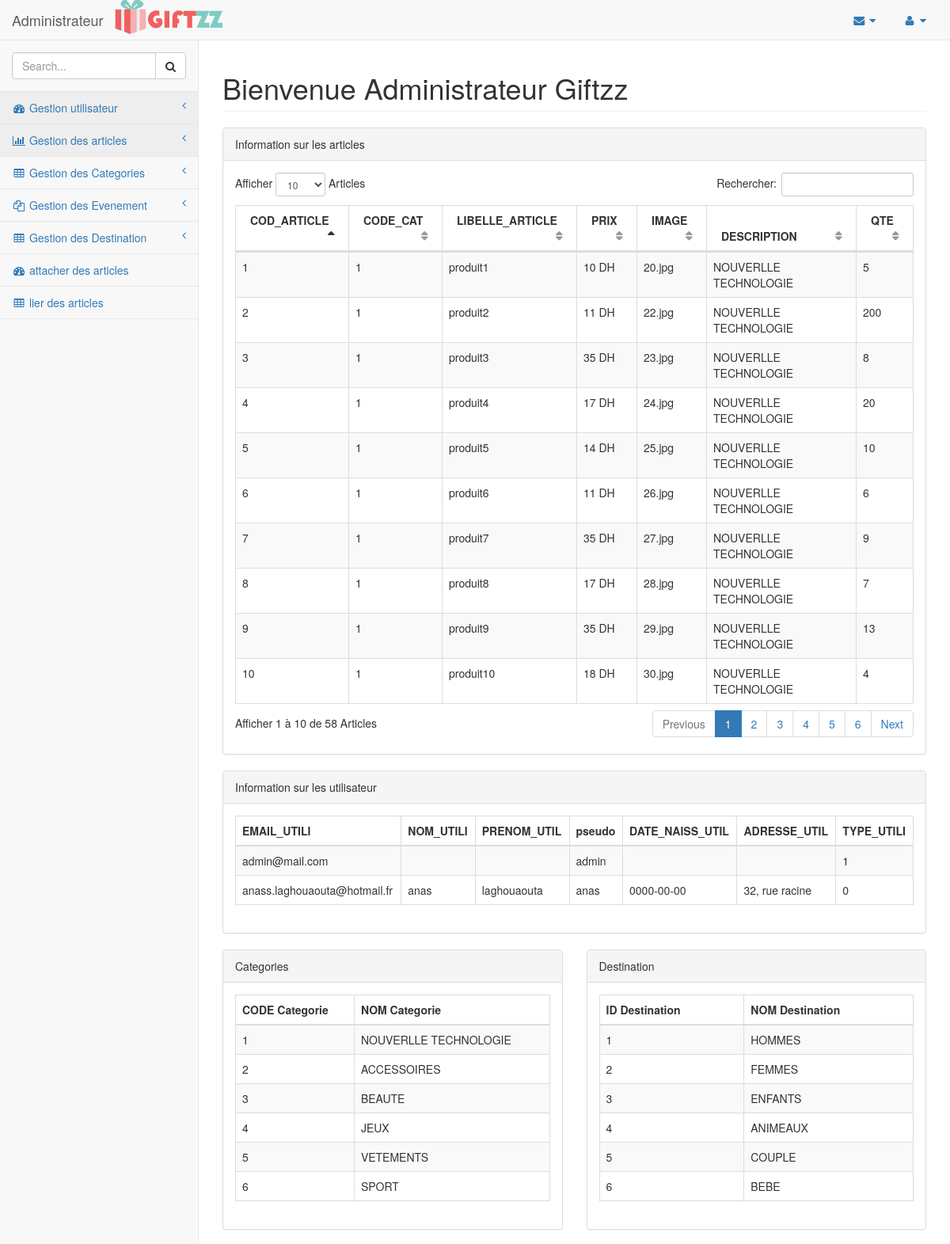
Page /admin/pages/index.php (upper part) on the committed database.
### tables this page shows
CREATE TABLE IF NOT EXISTS `article` (
  `COD_ARTICLE` varchar(50) NOT NULL,
  `CODE_CAT` varchar(50) NOT NULL,
  `LIBELLE_ARTICLE` varchar(50) DEFAULT NULL,
  `AGE_MAX` int(11) DEFAULT NULL,
  `AGE_MIN` int(11) DEFAULT NULL,
  `PRIX` decimal(10,0) DEFAULT NULL,
  `IMAGE` longblob,
  `DESCRIPTION` varchar(50) DEFAULT NULL,
  `QTE` int(11) DEFAULT NULL,
  PRIMARY KEY (`COD_ARTICLE`),
  KEY `CODE_CAT` (`CODE_CAT`),
  KEY `CODE_CAT_2` (`CODE_CAT`)
);

CREATE TABLE IF NOT EXISTS `utilisateur` (
  `EMAIL_UTILI` varchar(50) NOT NULL,
  `NOM_UTILI` varchar(50) DEFAULT NULL,
  `PRENOM_UTIL` varchar(50) DEFAULT NULL,
  `MOT_DE_PASS_UTIL` varchar(100) DEFAULT NULL,
  `CIVILITE_UTIL` varchar(50) DEFAULT NULL,
  `DATE_NAISS_UTIL` date DEFAULT NULL,
  `ADRESSE_UTIL` varchar(50) DEFAULT NULL,
  `CODE_POSTALE_UTIL` varchar(50) DEFAULT NULL,
  `VILLE_UTIL` varchar(50) DEFAULT NULL,
  `TELE_DOMICILE` varchar(50) DEFAULT NULL,
  `TELE_PORTABLE` varchar(50) DEFAULT NULL,
  `TYPE_UTILISATEUR` tinyint(1) DEFAULT NULL,
  `pseudo` varchar(50) NOT NULL,
  `hash` varchar(32) DEFAULT NULL,
  `activation` tinyint(1) NOT NULL,
  PRIMARY KEY (`EMAIL_UTILI`)
);

CREATE TABLE IF NOT EXISTS `categorie` (
  `CODE_CAT` varchar(50) NOT NULL,
  `NOM_CAT` varchar(50) DEFAULT NULL,
  PRIMARY KEY (`CODE_CAT`)
);

CREATE TABLE IF NOT EXISTS `destination` (
  `ID_DES` int(11) NOT NULL,
  `NOM_DES` varchar(50) DEFAULT NULL,
  PRIMARY KEY (`ID_DES`)
);

### admin/pages/index.php (the view, shortened to what this page needs)
<!DOCTYPE html>
<?php
$sql="select * from article ";
$redsql= mysql_query($sql);
?>
<html lang="en">
<head>
	<link href="../bower_components/bootstrap/dist/css/bootstrap.min.css?" rel="stylesheet">
    <link href="../bower_components/metisMenu/dist/metisMenu.min.css" rel="stylesheet">
    <link href="../bower_components/datatables-plugins/integration/bootstrap/3/dataTables.bootstrap.css" rel="stylesheet">
    <link href="../bower_components/datatables-responsive/css/dataTables.responsive.css" rel="stylesheet">
	<link href="../dist/css/sb-admin-2.css" rel="stylesheet">
    <link href="../bower_components/font-awesome/css/font-awesome.min.css" rel="stylesheet" type="text/css">
</head>
<body>
    <div id="wrapper">
        <nav class="navbar navbar-default navbar-static-top" role="navigation" style="margin-bottom: 0">
            <div class="navbar-header">
							<a href="../../index.php"><img src="images/logo.png" alt="" /></a>
							<a class="navbar-brand" href="index.php"> Administrateur</a>
            </div>
			<ul class="nav navbar-top-links navbar-right">
			<li class="dropdown">
                    <a class="dropdown-toggle" data-toggle="dropdown" href="#">
                        <i class="fa fa-envelope fa-fw"></i>  <i class="fa fa-caret-down"></i>
                    </a>
                </li>
                 <li class="dropdown">
                    <a class="dropdown-toggle" data-toggle="dropdown" href="#">
                        <i class="fa fa-user fa-fw"></i>  <i class="fa fa-caret-down"></i>
                    </a>
                </li>
			</ul>
            <div class="navbar-default sidebar" role="navigation">
                <div class="sidebar-nav navbar-collapse">
                    <ul class="nav" id="side-menu">
                        <li class="sidebar-search">
                            <div class="input-group custom-search-form">
                                <input type="text" class="form-control" placeholder="Search...">
                                <span class="input-group-btn">
                                <button class="btn btn-default" type="button">
                                    <i class="fa fa-search"></i>
                                </button>
                            </span>
                            </div>
                        </li>
                        <li>
                            <a href="index.php"><i class="fa fa-dashboard fa-fw"></i> Gestion utilisateur<span class="fa arrow"></span></a>
                        </li>
                        <li>
                            <a href=""><i class="fa fa-bar-chart-o fa-fw"></i> Gestion des articles<span class="fa arrow"></span></a>
                        </li>
                        <li>
                            <a href="tables.html"><i class="fa fa-table fa-fw"></i> Gestion des Categories<span class="fa arrow"></span></a>
                        </li>
						<li>
                            <a href="tables.html"><i class="fa fa-files-o fa-fw"></i> Gestion des Evenement<span class="fa arrow"></span></a>
                        </li>
						<li>
                            <a href="tables.html"><i class="fa fa-table fa-fw"></i> Gestion des Destination<span class="fa arrow"></span></a>
                        </li>
						<li>
                            <a href="attacher.php"><i class="fa fa-dashboard fa-fw"></i> attacher des articles</a>
                        </li>
						<li>
                            <a href="lier.php"><i class="fa fa-table fa-fw"></i> lier des articles</a>
                        </li>
                    </ul>
                </div>
            </div>
    </div>
        <div id="page-wrapper">
            <div class="row">
                <div class="col-lg-12">
                    <h1 class="page-header">Bienvenue Administrateur Giftzz</h1>
                </div>
            </div>
            <div class="row">
                <div class="col-lg-12">
                    <div class="panel panel-default">
                        <div class="panel-heading">
                            Information sur les articles
                        </div>
                        <div class="panel-body">
                            <div class="dataTable_wrapper">
                                <table class="table table-striped table-bordered table-hover" id="dataTables-example">
                                    <thead>
                                        <tr>
                                            <th>COD_ARTICLE</th>
                                            <th>CODE_CAT</th>
                                            <th>LIBELLE_ARTICLE</th>
                                            <th>PRIX</th>
                                            <th>IMAGE</th>
											<th>DESCRIPTION</th>
                                            <th>QTE</th>
                                        </tr>
                                    </thead>
                                    <tbody>
                                        <?php while($lire=mysql_fetch_assoc($redsql)){?>
                                        <tr class="gradeA">
                                            <td><?php echo $lire['COD_ARTICLE'];?></td>
                                            <td><?php echo $lire['CODE_CAT'];?></td>
                                            <td><?php echo $lire['LIBELLE_ARTICLE'];?></td>
                                            <td class="center"><?php echo $lire['PRIX']." DH";?></td>
                                            <td class="center"><?php echo $lire['IMAGE'];?></td>
											<td class="center"><?php echo $lire['DESCRIPTION'];?></td>
                                            <td class="center"><?php echo $lire['QTE'];?></td>
                                        </tr>
                                       <?php }?>
                                    </tbody>
                                </table>
                            </div>
                        </div>
                    </div>
                </div>
            </div>
			  <div class="row">
                <div class="col-lg-12">
                    <div class="panel panel-default">
                        <div class="panel-heading">
                            Information sur les utilisateur
                        </div>
<?php $sql="select * from utilisateur ";
$redsql= mysql_query($sql);?>
                        <div class="panel-body">
                            <div class="dataTable_wrapper">
                                <table class="table table-striped table-bordered table-hover" id="dataTables-example">
                                    <thead>
                                        <tr>
                                           <th>EMAIL_UTILI</th>
                                            <th>NOM_UTILI</th>
                                            <th>PRENOM_UTIL</th>
                                            <th>pseudo</th>
											 <th>DATE_NAISS_UTIL</th>
                                            <th>ADRESSE_UTIL</th>
                                            <th>TYPE_UTILI</th>
                                        </tr>
                                    </thead>
                                    <tbody>
									<?php while($lire=mysql_fetch_assoc($redsql)){?>
                                        <tr>
                                            <td><?php echo $lire['EMAIL_UTILI'];?></td>
                                            <td><?php echo $lire['NOM_UTILI'];?></td>
                                            <td><?php echo $lire['PRENOM_UTIL'];?></td>
                                            <td><?php echo $lire['pseudo'];?></td>
											<td><?php echo $lire['DATE_NAISS_UTIL'];?></td>
                                            <td><?php echo $lire['ADRESSE_UTIL'];?></td>
                                            <td><?php echo $lire['TYPE_UTILISATEUR'];?></td>
                                        </tr>
                                     <?php }?>
                                    </tbody>
                                </table>
                            </div>
                        </div>
                    </div>
                </div>
            </div>
            <div class="row">
                <div class="col-lg-6">
                    <div class="panel panel-default">
                        <div class="panel-heading">
                            Categories
                        </div>
<?php
$sql="select * from Categorie ";
$redsql= mysql_query($sql);
?>
                        <div class="panel-body">
                            <div class="table-responsive">
                                <table class="table table-striped table-bordered table-hover">
                                    <thead>
                                        <tr>
                                            <th>CODE Categorie</th>
                                            <th>NOM Categorie</th>
                                        </tr>
                                    </thead>
                                    <tbody>
									 <?php while($lire=mysql_fetch_assoc($redsql)){?>
                                        <tr>
                                            <td><?php echo $lire['CODE_CAT'];?></td>
                                            <td><?php echo $lire['NOM_CAT'];?></td>
                                        </tr>
									<?php }?>
                                    </tbody>
                                </table>
                            </div>
                        </div>
                    </div>
                </div>
                <div class="col-lg-6">
                    <div class="panel panel-default">
                        <div class="panel-heading">
                            Destination
                        </div>
<?php
$sql="select * from Destination ";
$redsql= mysql_query($sql);
?>
                        <div class="panel-body">
                            <div class="table-responsive">
                                <table class="table table-striped table-bordered table-hover">
                                    <thead>
                                        <tr>
                                            <th>ID Destination</th>
                                            <th>NOM Destination</th>
                                        </tr>
                                    </thead>
                                    <tbody>
									 <?php while($lire=mysql_fetch_assoc($redsql)){?>
                                        <tr>
                                            <td><?php echo $lire['ID_DES'];?></td>
                                            <td><?php echo $lire['NOM_DES'];?></td>
                                        </tr>
									<?php }?>
                                    </tbody>
                                </table>
                            </div>
                        </div>
                    </div>
                </div>
            </div>
        </div>
</body>
</html>

### rows in the picture
article: COD_ARTICLE "1", CODE_CAT "1", LIBELLE_ARTICLE "produit1", PRIX "10", IMAGE "20.jpg", DESCRIPTION "NOUVERLLE TECHNOLOGIE", QTE "5"
article: COD_ARTICLE "10", CODE_CAT "1", LIBELLE_ARTICLE "produit10", PRIX "18", IMAGE "30.jpg", DESCRIPTION "NOUVERLLE TECHNOLOGIE", QTE "4"
article: COD_ARTICLE "2", CODE_CAT "1", LIBELLE_ARTICLE "produit2", PRIX "11", IMAGE "22.jpg", DESCRIPTION "NOUVERLLE TECHNOLOGIE", QTE "200"
article: COD_ARTICLE "3", CODE_CAT "1", LIBELLE_ARTICLE "produit3", PRIX "35", IMAGE "23.jpg", DESCRIPTION "NOUVERLLE TECHNOLOGIE", QTE "8"
article: COD_ARTICLE "4", CODE_CAT "1", LIBELLE_ARTICLE "produit4", PRIX "17", IMAGE "24.jpg", DESCRIPTION "NOUVERLLE TECHNOLOGIE", QTE "20"
article: COD_ARTICLE "5", CODE_CAT "1", LIBELLE_ARTICLE "produit5", PRIX "14", IMAGE "25.jpg", DESCRIPTION "NOUVERLLE TECHNOLOGIE", QTE "10"
article: COD_ARTICLE "6", CODE_CAT "1", LIBELLE_ARTICLE "produit6", PRIX "11", IMAGE "26.jpg", DESCRIPTION "NOUVERLLE TECHNOLOGIE", QTE "6"
article: COD_ARTICLE "7", CODE_CAT "1", LIBELLE_ARTICLE "produit7", PRIX "35", IMAGE "27.jpg", DESCRIPTION "NOUVERLLE TECHNOLOGIE", QTE "9"
article: COD_ARTICLE "8", CODE_CAT "1", LIBELLE_ARTICLE "produit8", PRIX "17", IMAGE "28.jpg", DESCRIPTION "NOUVERLLE TECHNOLOGIE", QTE "7"
article: COD_ARTICLE "9", CODE_CAT "1", LIBELLE_ARTICLE "produit9", PRIX "35", IMAGE "29.jpg", DESCRIPTION "NOUVERLLE TECHNOLOGIE", QTE "13"
utilisateur: EMAIL_UTILI "admin@mail.com", pseudo "admin", TYPE_UTILISATEUR "1"
utilisateur: EMAIL_UTILI "anass.laghouaouta@hotmail.fr", NOM_UTILI "anas", PRENOM_UTIL "laghouaouta", pseudo "anas", DATE_NAISS_UTIL "0000-00-00", ADRESSE_UTIL "32, rue racine", TYPE_UTILISATEUR "0"
categorie: CODE_CAT "1", NOM_CAT "NOUVERLLE TECHNOLOGIE"
categorie: CODE_CAT "2", NOM_CAT "ACCESSOIRES"
categorie: CODE_CAT "3", NOM_CAT "BEAUTE"
categorie: CODE_CAT "4", NOM_CAT "JEUX"
categorie: CODE_CAT "5", NOM_CAT "VETEMENTS"
categorie: CODE_CAT "6", NOM_CAT "SPORT"
destination: ID_DES "1", NOM_DES "HOMMES"
destination: ID_DES "2", NOM_DES "FEMMES"
destination: ID_DES "3", NOM_DES "ENFANTS"
destination: ID_DES "4", NOM_DES "ANIMEAUX"
destination: ID_DES "5", NOM_DES "COUPLE"
destination: ID_DES "6", NOM_DES "BEBE"
